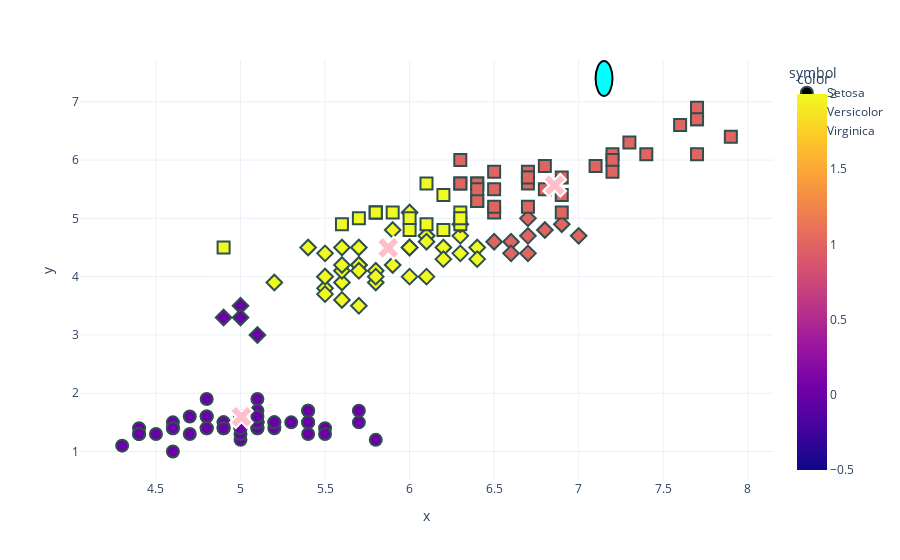

Notebook code for this chart:
### Markdown cell above
## Evaluacion

### Code cell
fig = px.scatter(x =  df_iris['sepal.length'], y =  df_iris['petal.length'], color = prediction, symbol = df_iris['variety'] )
fig.update_traces(marker=dict(size=12,
                              line=dict(width=2,
                                        color='DarkSlateGrey')),
                  selector=dict(mode='markers'))
fig2 = px.scatter(pd.DataFrame(scaler.inverse_transform(kmeans.cluster_centers_)), x=0, y=1)
fig2.update_traces(marker=dict(size=20,  color='pink',
                              line=dict(width=2,
                                        color='white')), selector=dict(mode='markers'), marker_symbol = 'x')
fig.add_shape(type="circle",
    xref="x", yref="y",
    x0=x1+0.1, y0=y1+0.6, x1=x1, y1=y1,
    line_color="black",fillcolor = 'cyan'
)


fig.add_trace(fig2.data[0])
fig.update_layout(template = 'plotly_white')
fig

### Figure 1 — Plotly figure (JSON) as saved in the notebook; plotly's stock layout.template omitted (floating-point values rounded to 4 significant figures)
{"data": [{"hovertemplate": "symbol=Setosa<br>x=%{x}<br>y=%{y}<br>color=%{marker.color}<extra></extra>", "legendgroup": "Setosa", "marker": {"color": [0, 0, 0, 0, 0, 0, 0, 0, 0, 0, 0, 0, 0, 0, 0, 0, 0, 0, 0, 0, 0, 0, 0, 0, 0, 0, 0, 0, 0, 0, 0, 0, 0, 0, 0, 0, 0, 0, 0, 0, 0, 0, 0, 0, 0, 0, 0, 0, 0, 0], "coloraxis": "coloraxis", "line": {"color": "DarkSlateGrey", "width": 2}, "size": 12, "symbol": "circle"}, "mode": "markers", "name": "Setosa", "orientation": "v", "showlegend": true, "type": "scatter", "x": [5.1, 4.9, 4.7, 4.6, 5, 5.4, 4.6, 5, 4.4, 4.9, 5.4, 4.8, 4.8, 4.3, 5.8, 5.7, 5.4, 5.1, 5.7, 5.1, 5.4, 5.1, 4.6, 5.1, 4.8, 5, 5, 5.2, 5.2, 4.7, 4.8, 5.4, 5.2, 5.5, 4.9, 5, 5.5, 4.9, 4.4, 5.1, 5, 4.5, 4.4, 5, 5.1, 4.8, 5.1, 4.6, 5.3, 5], "xaxis": "x", "y": [1.4, 1.4, 1.3, 1.5, 1.4, 1.7, 1.4, 1.5, 1.4, 1.5, 1.5, 1.6, 1.4, 1.1, 1.2, 1.5, 1.3, 1.4, 1.7, 1.5, 1.7, 1.5, 1, 1.7, 1.9, 1.6, 1.6, 1.5, 1.4, 1.6, 1.6, 1.5, 1.5, 1.4, 1.5, 1.2, 1.3, 1.4, 1.3, 1.5, 1.3, 1.3, 1.3, 1.6, 1.9, 1.4, 1.6, 1.4, 1.5, 1.4], "yaxis": "y"}, {"hovertemplate": "symbol=Versicolor<br>x=%{x}<br>y=%{y}<br>color=%{marker.color}<extra></extra>", "legendgroup": "Versicolor", "marker": {"color": [1, 2, 1, 2, 1, 2, 2, 0, 1, 2, 0, 2, 2, 2, 2, 1, 2, 2, 2, 2, 2, 2, 2, 2, 2, 1, 1, 1, 2, 2, 2, 2, 2, 2, 2, 2, 1, 2, 2, 2, 2, 2, 2, 0, 2, 2, 2, 2, 0, 2], "coloraxis": "coloraxis", "line": {"color": "DarkSlateGrey", "width": 2}, "size": 12, "symbol": "diamond"}, "mode": "markers", "name": "Versicolor", "orientation": "v", "showlegend": true, "type": "scatter", "x": [7, 6.4, 6.9, 5.5, 6.5, 5.7, 6.3, 4.9, 6.6, 5.2, 5, 5.9, 6, 6.1, 5.6, 6.7, 5.6, 5.8, 6.2, 5.6, 5.9, 6.1, 6.3, 6.1, 6.4, 6.6, 6.8, 6.7, 6, 5.7, 5.5, 5.5, 5.8, 6, 5.4, 6, 6.7, 6.3, 5.6, 5.5, 5.5, 6.1, 5.8, 5, 5.6, 5.7, 5.7, 6.2, 5.1, 5.7], "xaxis": "x", "y": [4.7, 4.5, 4.9, 4, 4.6, 4.5, 4.7, 3.3, 4.6, 3.9, 3.5, 4.2, 4, 4.7, 3.6, 4.4, 4.5, 4.1, 4.5, 3.9, 4.8, 4, 4.9, 4.7, 4.3, 4.4, 4.8, 5, 4.5, 3.5, 3.8, 3.7, 3.9, 5.1, 4.5, 4.5, 4.7, 4.4, 4.1, 4, 4.4, 4.6, 4, 3.3, 4.2, 4.2, 4.2, 4.3, 3, 4.1], "yaxis": "y"}, {"hovertemplate": "symbol=Virginica<br>x=%{x}<br>y=%{y}<br>color=%{marker.color}<extra></extra>", "legendgroup": "Virginica", "marker": {"color": [1, 2, 1, 1, 1, 1, 2, 1, 1, 1, 1, 1, 1, 2, 2, 1, 1, 1, 1, 2, 1, 2, 1, 2, 1, 1, 2, 2, 1, 1, 1, 1, 1, 2, 2, 1, 1, 1, 2, 1, 1, 1, 2, 1, 1, 1, 2, 1, 2, 2], "coloraxis": "coloraxis", "line": {"color": "DarkSlateGrey", "width": 2}, "size": 12, "symbol": "square"}, "mode": "markers", "name": "Virginica", "orientation": "v", "showlegend": true, "type": "scatter", "x": [6.3, 5.8, 7.1, 6.3, 6.5, 7.6, 4.9, 7.3, 6.7, 7.2, 6.5, 6.4, 6.8, 5.7, 5.8, 6.4, 6.5, 7.7, 7.7, 6, 6.9, 5.6, 7.7, 6.3, 6.7, 7.2, 6.2, 6.1, 6.4, 7.2, 7.4, 7.9, 6.4, 6.3, 6.1, 7.7, 6.3, 6.4, 6, 6.9, 6.7, 6.9, 5.8, 6.8, 6.7, 6.7, 6.3, 6.5, 6.2, 5.9], "xaxis": "x", "y": [6, 5.1, 5.9, 5.6, 5.8, 6.6, 4.5, 6.3, 5.8, 6.1, 5.1, 5.3, 5.5, 5, 5.1, 5.3, 5.5, 6.7, 6.9, 5, 5.7, 4.9, 6.7, 4.9, 5.7, 6, 4.8, 4.9, 5.6, 5.8, 6.1, 6.4, 5.6, 5.1, 5.6, 6.1, 5.6, 5.5, 4.8, 5.4, 5.6, 5.1, 5.1, 5.9, 5.7, 5.2, 5, 5.2, 5.4, 5.1], "yaxis": "y"}, {"hovertemplate": "0=%{x}<br>1=%{y}<extra></extra>", "legendgroup": "", "marker": {"color": "pink", "line": {"color": "white", "width": 2}, "size": 20, "symbol": "x"}, "mode": "markers", "name": "", "orientation": "v", "showlegend": false, "type": "scatter", "x": [5.006, 6.858, 5.874], "xaxis": "x", "y": [1.596, 5.567, 4.492], "yaxis": "y"}], "layout": {"coloraxis": {"colorbar": {"title": {"text": "color"}}, "colorscale": [[0, "#0d0887"], [0.1111, "#46039f"], [0.2222, "#7201a8"], [0.3333, "#9c179e"], [0.4444, "#bd3786"], [0.5556, "#d8576b"], [0.6667, "#ed7953"], [0.7778, "#fb9f3a"], [0.8889, "#fdca26"], [1, "#f0f921"]]}, "legend": {"title": {"text": "symbol"}, "tracegroupgap": 0}, "margin": {"t": 60}, "shapes": [{"fillcolor": "cyan", "line": {"color": "black"}, "type": "circle", "x0": 7.2, "x1": 7.1, "xref": "x", "y0": 7.7, "y1": 7.1, "yref": "y"}], "xaxis": {"anchor": "y", "domain": [0, 1], "title": {"text": "x"}}, "yaxis": {"anchor": "x", "domain": [0, 1], "title": {"text": "y"}}}}
